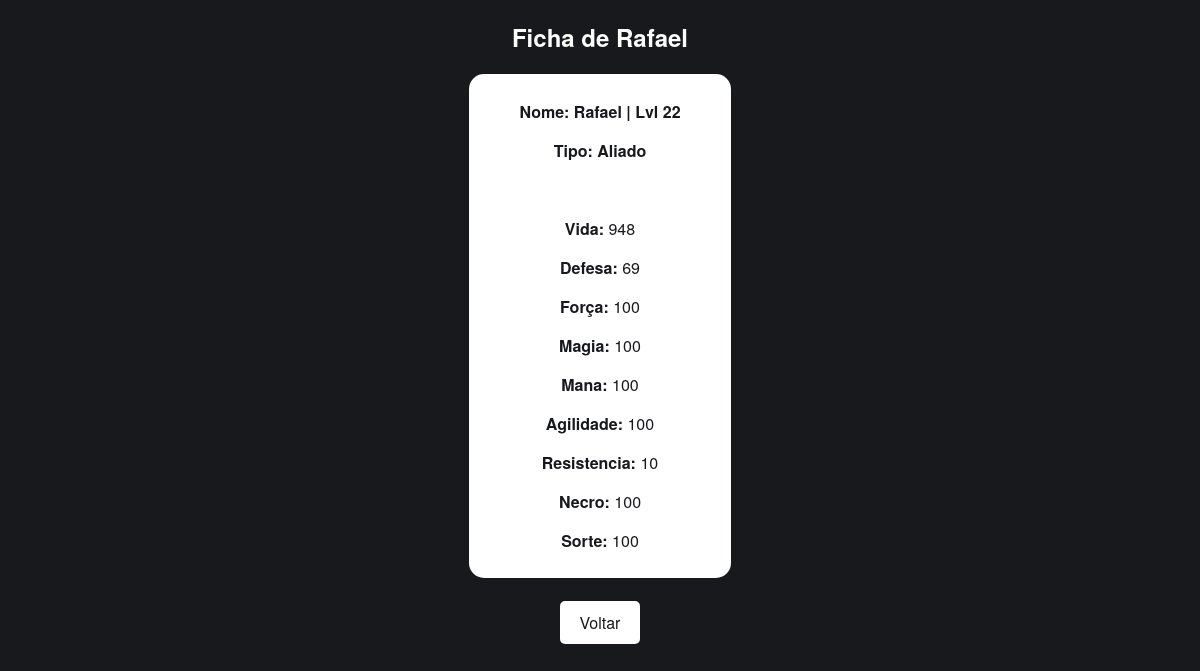
The page /master/detail/5 on the database as committed earlier.
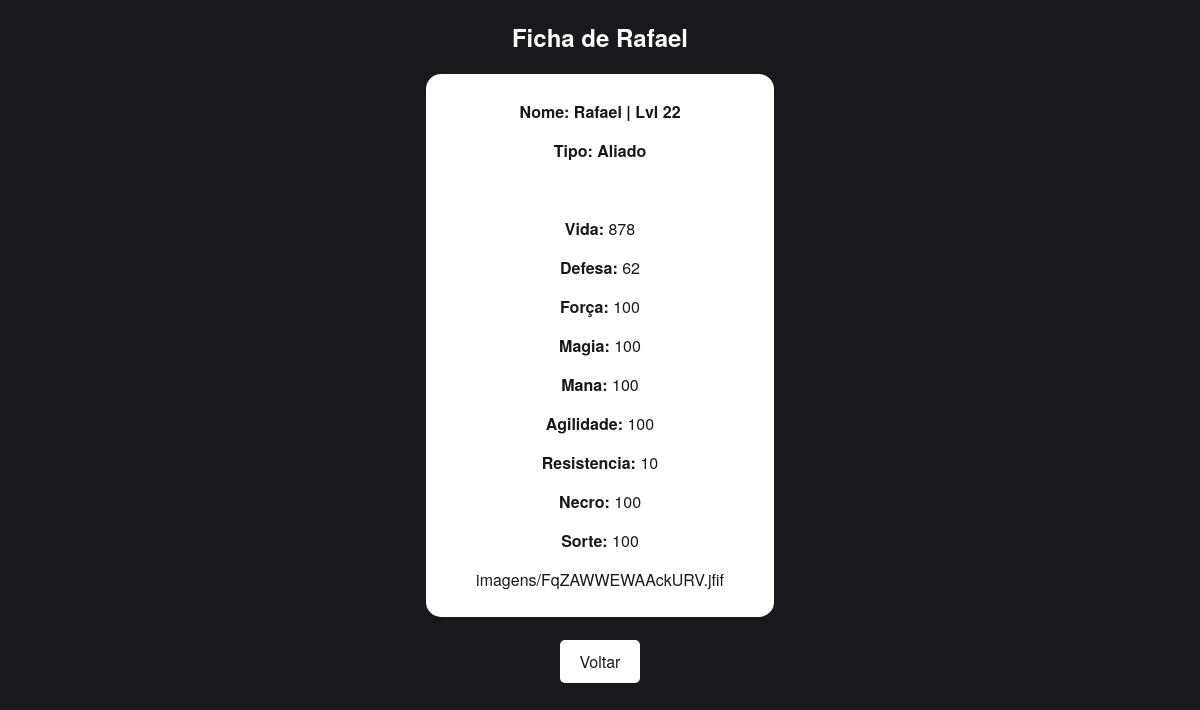
The same page on the database as committed later.
### Battle_Control/models.py (models this page shows, shortened)
class Personagem(models.Model):
    Tipo_Personagem = [
        ('Aliado', 'Aliado'),
        ('Inimigo', 'Inimigo'),
    ]
    nome = models.CharField(max_length=20)
    tipo = models.CharField(max_length=10, choices=Tipo_Personagem, default='Aliado')
    level = models.IntegerField(validators=[MinValueValidator(0), MaxValueValidator(999)])
    vida = models.DecimalField(max_digits=5, decimal_places=1)
    defesa = models.DecimalField(max_digits=5, decimal_places=1)
    armadura = models.DecimalField(max_digits=5, decimal_places=1)
    força = models.DecimalField(max_digits=5, decimal_places=1)
    magia = models.DecimalField(max_digits=5, decimal_places=1)
    mana = models.DecimalField(max_digits=5, decimal_places=1)
    agilidade = models.DecimalField(max_digits=5, decimal_places=1)
    resistencia = models.DecimalField(max_digits=5, decimal_places=1)
    necro = models.DecimalField(max_digits=5, decimal_places=1)
    sorte = models.DecimalField(max_digits=5, decimal_places=1)
    barreira_magica = models.PositiveIntegerField(default=0)
    turno = models.IntegerField(default=0)
    imagem = models.ImageField(upload_to='imagens/', null=True, blank=True)

### Battle_Control/views.py (the view)
# urls.py: path('detail/<int:pk>', detail_view, name='mostrar'),
def detail_view(request, pk):
    personagem = Personagem.objects.get(pk = pk)
    if personagem:
        return render(request, 'site/detalhes.html', {'personagem': personagem})

### Battle_Control/templates/site/detalhes.html (shortened to what this page needs)
<!DOCTYPE html>
<html lang="en">
<head>
</head>
<body>
    <h2>Ficha de {{ personagem.nome }}</h2>
    <div>
        <b><p>Nome: {{ personagem.nome }} | Lvl {{ personagem.level }}</p>
        <p>Tipo: {{ personagem.tipo }}</p></b>
        <br>
        <p><b>Vida:</b> {{ personagem.vida|floatformat:"-2" }}</p>
        <p><b>Defesa:</b> {{ personagem.defesa|floatformat:"-2" }}</p>
        <p><b>Força:</b> {{ personagem.força|floatformat:"-2" }}</p>
        <p><b>Magia:</b> {{ personagem.magia|floatformat:"-2" }}</p>
        <p><b>Mana:</b> {{ personagem.mana|floatformat:"-2" }}</p>
        <p><b>Agilidade:</b> {{ personagem.agilidade|floatformat:"-2" }}</p>
        <p><b>Resistencia:</b> {{ personagem.resistencia|floatformat:"-2" }}</p>
        <p><b>Necro:</b> {{ personagem.necro|floatformat:"-2" }}</p>
        <p><b>Sorte:</b> {{ personagem.sorte|floatformat:"-2" }}</p>
        <P>{{ personagem.imagem }}</p>
    </div>
    <br><br><a class="link" href="{% url 'rpg:listar' %}">Voltar</a>
</body>
</html>

Rows that differ between the two databases and show on the page:
changed Personagem "Rafael": vida "948" → "878"; defesa "69" → "62"; imagem (not shown) → "imagens/FqZAWWEWAAckURV.jfif"
